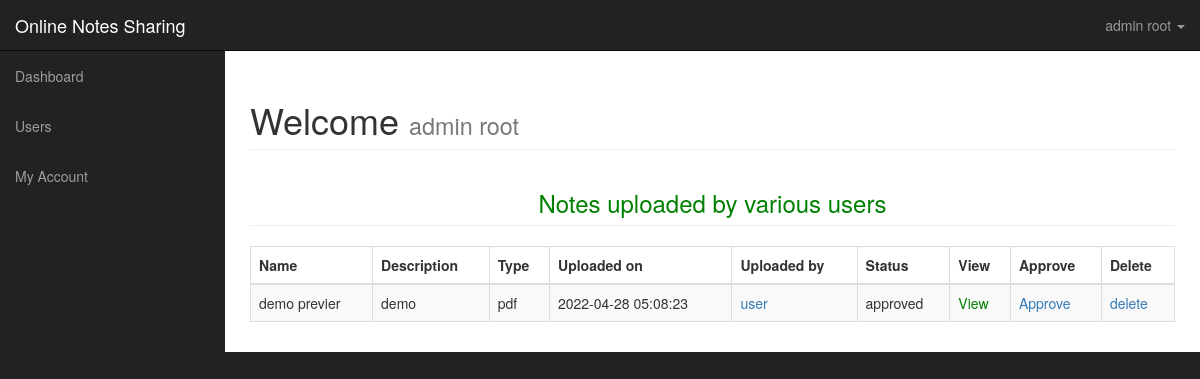
Page /dashboard/ (signed in) on the committed database.
### tables this page shows
CREATE TABLE `uploads` (
  `file_id` int(11) NOT NULL,
  `file_name` varchar(225) NOT NULL,
  `file_description` text NOT NULL,
  `file_type` varchar(225) NOT NULL,
  `file_uploader` varchar(225) NOT NULL,
  `file_uploaded_on` timestamp NOT NULL DEFAULT CURRENT_TIMESTAMP ON UPDATE CURRENT_TIMESTAMP,
  `file_uploaded_to` varchar(225) NOT NULL,
  `file` varchar(225) NOT NULL,
  `status` varchar(225) NOT NULL DEFAULT 'not approved yet'
);

### dashboard/index.php (the view, shortened to what this page needs)
<?php include('includes/adminheader.php');  ?>
 <div id="wrapper">
       <?php include 'includes/adminnav.php';?>
        <div id="page-wrapper">
            <div class="container-fluid">
                <div class="row">
                    <div class="col-lg-12">
                        <h1 class="page-header">
                            Welcome
                            <small><?php echo $_SESSION['name']; ?></small>
                        </h1>
<?php if($_SESSION['role'] == 'admin') {
?>
<h3 class="page-header">
                            <center> <marquee width = 70% ><font color="green" > Notes uploaded by various users</font></marquee></center>
                        </h3>
<div class="row">
<div class="col-lg-12">
        <div class="table-responsive">
<form action="" method="post">
            <table class="table table-bordered table-striped table-hover">
            <thead>
                    <tr>
                        <th>Name</th>
                        <th>Description</th>
                        <th>Type </th>
                        <th>Uploaded on</th>
                        <th>Uploaded by </th>
                        <th>Status</th>
                        <th>View</th>
                        <th>Approve</th>
                        <th>Delete</th>
                    </tr>
                </thead>
                <tbody>
                 <?php
$query = "SELECT * FROM uploads ORDER BY file_uploaded_on DESC";
$run_query = mysqli_query($conn, $query) or die(mysqli_error($conn));
if (mysqli_num_rows($run_query) > 0) {
while ($row = mysqli_fetch_array($run_query)) {
    $file_id = $row['file_id'];
    $file_name = $row['file_name'];
    $file_description = $row['file_description'];
    $file_type = $row['file_type'];
    $file_date = $row['file_uploaded_on'];
    $file_uploader = $row['file_uploader'];
    $file_status = $row['status'];
    $file = $row['file'];
    echo "<tr>";
    echo "<td>$file_name</td>";
    echo "<td>$file_description</td>";
    echo "<td>$file_type</td>";
    echo "<td>$file_date</td>";
    echo "<td><a href='viewprofile.php?name=$file_uploader' target='_blank'> $file_uploader </a></td>";
    echo "<td>$file_status</td>";
    echo "<td><a href='allfiles/$file' target='_blank' style='color:green'>View </a></td>";
    echo "<td><a onClick=\"javascript: return confirm('Are you sure you want to approve this note?')\"href='?approve=$file_id'><i class='fa fa-times' style='color: red;'></i>Approve</a></td>";
    echo "<td><a onClick=\"javascript: return confirm('Are you sure you want to delete this post?')\" href='?del=$file_id'><i class='fa fa-times' style='color: red;'></i>delete</a></td>";
    echo "</tr>";
}
}
?>
                </tbody>
            </table>
</form>
</div>
</div>
</div>
<?php }
 ?>
</body>
</html>

### dashboard/css/sb-admin.css (style rules this page uses)
body { margin-top: 100px; background-color: #222; }
@media (min-width:768px) { body { margin-top: 50px; } }
#wrapper { padding-left: 0; }
#page-wrapper { width: 100%; padding: 0; background-color: #fff; }
@media (min-width:768px) { #wrapper { padding-left: 225px; } }
@media (min-width:768px) { #page-wrapper { padding: 10px; } }

### rows in the picture
uploads: file_name "demo previer", file_description "demo", file_type "pdf", file_uploaded_on "2022-04-28 05:08:23", file_uploader "user", status "approved"

### other values in the picture
$_SESSION['name'] "admin root"
